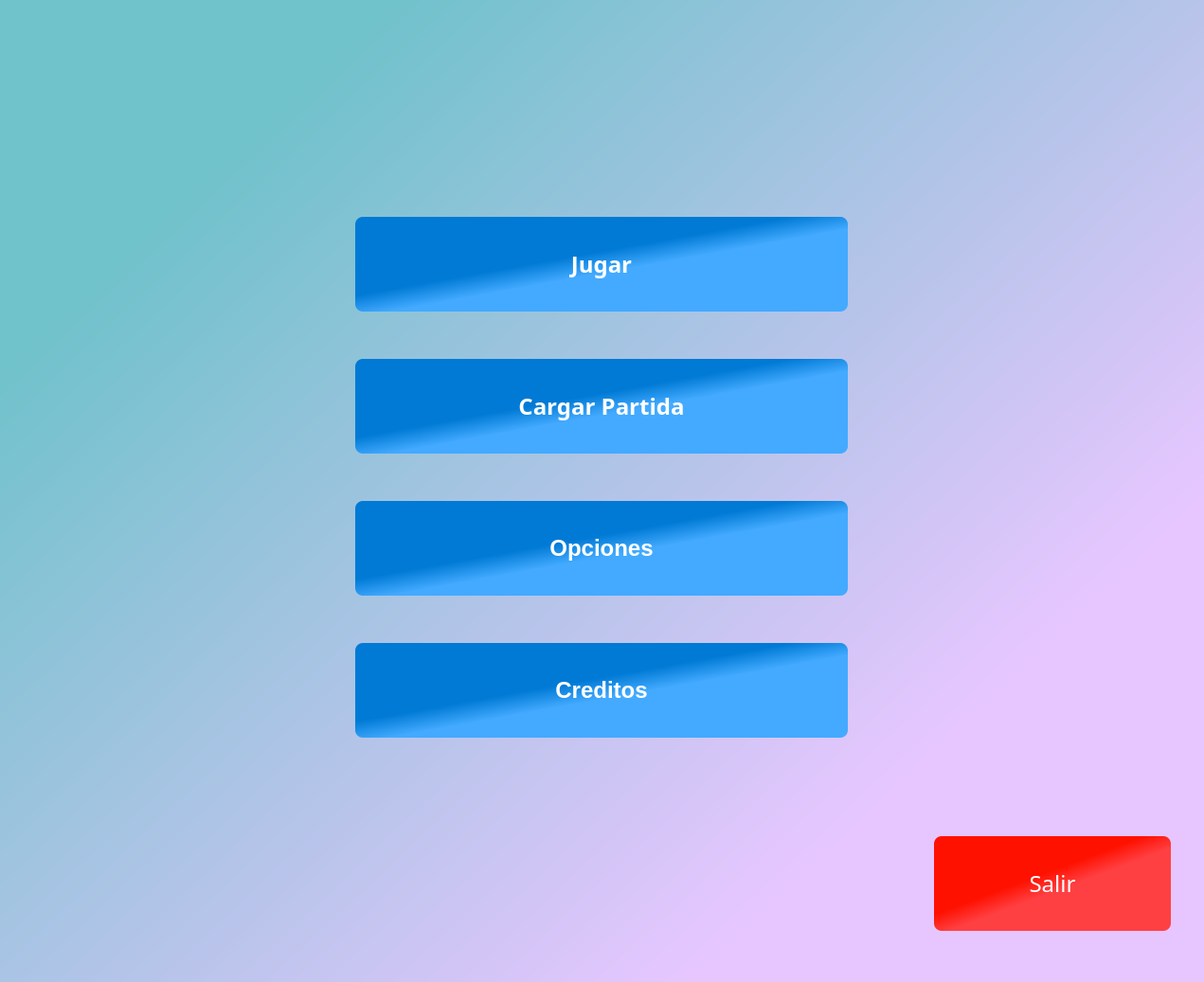
<?xml version="1.0" encoding="UTF-8"?>
<ui version="4.0">
 <class>PantallaMenu</class>
 <widget class="QWidget" name="PantallaMenu">
  <property name="geometry">
   <rect>
    <x>0</x>
    <y>0</y>
    <width>1271</width>
    <height>1037</height>
   </rect>
  </property>
  <property name="minimumSize">
   <size>
    <width>800</width>
    <height>600</height>
   </size>
  </property>
  <property name="maximumSize">
   <size>
    <width>1920</width>
    <height>1080</height>
   </size>
  </property>
  <property name="windowTitle">
   <string>Form</string>
  </property>
  <property name="styleSheet">
   <string notr="true"/>
  </property>
  <layout class="QVBoxLayout" name="verticalLayout_2">
   <property name="spacing">
    <number>0</number>
   </property>
   <property name="leftMargin">
    <number>0</number>
   </property>
   <property name="topMargin">
    <number>0</number>
   </property>
   <property name="rightMargin">
    <number>0</number>
   </property>
   <property name="bottomMargin">
    <number>0</number>
   </property>
   <item>
    <widget class="QWidget" name="fondo" native="true">
     <property name="maximumSize">
      <size>
       <width>1920</width>
       <height>1080</height>
      </size>
     </property>
     <property name="styleSheet">
      <string notr="true">#fondo {
background-color: qlineargradient(spread:pad, x1:0.134, y1:0.221955, x2:0.77095, y2:0.773, stop:0 rgba(112, 194, 203, 255), stop:1 rgba(231, 198, 255, 255))
/*background-image: url(:/Recursos/Imagenes/fondo-gif.gif) */
}

</string>
     </property>
     <layout class="QVBoxLayout" name="verticalLayout">
      <property name="spacing">
       <number>0</number>
      </property>
      <property name="leftMargin">
       <number>0</number>
      </property>
      <property name="topMargin">
       <number>0</number>
      </property>
      <property name="rightMargin">
       <number>0</number>
      </property>
      <property name="bottomMargin">
       <number>0</number>
      </property>
      <item alignment="Qt::AlignmentFlag::AlignHCenter">
       <widget class="QStackedWidget" name="stackMenus">
        <property name="sizePolicy">
         <sizepolicy hsizetype="Maximum" vsizetype="Preferred">
          <horstretch>0</horstretch>
          <verstretch>0</verstretch>
         </sizepolicy>
        </property>
        <property name="minimumSize">
         <size>
          <width>600</width>
          <height>300</height>
         </size>
        </property>
        <property name="maximumSize">
         <size>
          <width>1920</width>
          <height>800</height>
         </size>
        </property>
        <property name="currentIndex">
         <number>0</number>
        </property>
        <widget class="QWidget" name="principal">
         <property name="maximumSize">
          <size>
           <width>1800</width>
           <height>1080</height>
          </size>
         </property>
         <property name="styleSheet">
          <string notr="true">QPushButton {
    border: none;           
	background-color: qlineargradient(spread:pad, x1:0.542, y1:0.556818, x2:0.425, y2:0.431818, stop:0 rgba(67, 170, 255, 255), stop:1 rgba(0, 122, 213, 255));	
	font-size: 24px;
color: white;
border-radius: 8px;
}

QPushButton:hover {
	border: 5px solid rgb(55, 125, 255);
}

QPushButton:pressed {
border: 7px solid rgb(55, 125, 255);
}
</string>
         </property>
         <layout class="QVBoxLayout" name="verticalLayout_5">
          <property name="spacing">
           <number>40</number>
          </property>
          <property name="sizeConstraint">
           <enum>QLayout::SizeConstraint::SetDefaultConstraint</enum>
          </property>
          <property name="leftMargin">
           <number>40</number>
          </property>
          <property name="topMargin">
           <number>40</number>
          </property>
          <property name="rightMargin">
           <number>40</number>
          </property>
          <property name="bottomMargin">
           <number>40</number>
          </property>
          <item>
           <widget class="QLabel" name="imgLogo">
            <property name="sizePolicy">
             <sizepolicy hsizetype="Expanding" vsizetype="Expanding">
              <horstretch>0</horstretch>
              <verstretch>0</verstretch>
             </sizepolicy>
            </property>
            <property name="maximumSize">
             <size>
              <width>1800</width>
              <height>100</height>
             </size>
            </property>
            <property name="text">
             <string/>
            </property>
            <property name="pixmap">
             <pixmap resource="../Recursos.qrc">:/Imagenes/Recursos/Imagenes/Logo-oca.png</pixmap>
            </property>
            <property name="scaledContents">
             <bool>false</bool>
            </property>
            <property name="alignment">
             <set>Qt::AlignmentFlag::AlignCenter</set>
            </property>
           </widget>
          </item>
          <item>
           <widget class="QPushButton" name="btnJugar">
            <property name="sizePolicy">
             <sizepolicy hsizetype="Preferred" vsizetype="Preferred">
              <horstretch>50</horstretch>
              <verstretch>0</verstretch>
             </sizepolicy>
            </property>
            <property name="minimumSize">
             <size>
              <width>400</width>
              <height>75</height>
             </size>
            </property>
            <property name="maximumSize">
             <size>
              <width>1800</width>
              <height>100</height>
             </size>
            </property>
            <property name="font">
             <font>
              <family>Ubuntu Nerd Font</family>
              <pointsize>-1</pointsize>
              <bold>true</bold>
             </font>
            </property>
            <property name="cursor">
             <cursorShape>PointingHandCursor</cursorShape>
            </property>
            <property name="styleSheet">
             <string notr="true"/>
            </property>
            <property name="text">
             <string>Jugar</string>
            </property>
           </widget>
          </item>
          <item>
           <widget class="QPushButton" name="btnCargarPartida">
            <property name="minimumSize">
             <size>
              <width>400</width>
              <height>75</height>
             </size>
            </property>
            <property name="maximumSize">
             <size>
              <width>1800</width>
              <height>100</height>
             </size>
            </property>
            <property name="font">
             <font>
              <family>Ubuntu Nerd Font</family>
              <pointsize>-1</pointsize>
              <bold>true</bold>
             </font>
            </property>
            <property name="cursor">
             <cursorShape>PointingHandCursor</cursorShape>
            </property>
            <property name="styleSheet">
             <string notr="true">QPushButton:disabled {
        background-color: #A5A5A5; 
        color: #EEEEEE;
    }</string>
            </property>
            <property name="text">
             <string>Cargar Partida</string>
            </property>
           </widget>
          </item>
          <item>
           <widget class="QPushButton" name="btnOpciones">
            <property name="sizePolicy">
             <sizepolicy hsizetype="Preferred" vsizetype="Preferred">
              <horstretch>50</horstretch>
              <verstretch>0</verstretch>
             </sizepolicy>
            </property>
            <property name="minimumSize">
             <size>
              <width>400</width>
              <height>75</height>
             </size>
            </property>
            <property name="maximumSize">
             <size>
              <width>1800</width>
              <height>100</height>
             </size>
            </property>
            <property name="font">
             <font>
              <pointsize>-1</pointsize>
              <bold>true</bold>
              <underline>false</underline>
             </font>
            </property>
            <property name="cursor">
             <cursorShape>PointingHandCursor</cursorShape>
            </property>
            <property name="text">
             <string>Opciones</string>
            </property>
           </widget>
          </item>
          <item>
           <widget class="QPushButton" name="btnCreditos">
            <property name="sizePolicy">
             <sizepolicy hsizetype="Preferred" vsizetype="Preferred">
              <horstretch>50</horstretch>
              <verstretch>0</verstretch>
             </sizepolicy>
            </property>
            <property name="minimumSize">
             <size>
              <width>400</width>
              <height>75</height>
             </size>
            </property>
            <property name="maximumSize">
             <size>
              <width>1800</width>
              <height>100</height>
             </size>
            </property>
            <property name="font">
             <font>
              <pointsize>-1</pointsize>
              <bold>true</bold>
             </font>
            </property>
            <property name="cursor">
             <cursorShape>PointingHandCursor</cursorShape>
            </property>
            <property name="text">
             <string>Creditos</string>
            </property>
           </widget>
          </item>
         </layout>
        </widget>
        <widget class="QWidget" name="opcionesSonido">
         <layout class="QVBoxLayout" name="verticalLayout_6">
          <item>
           <spacer name="horizontalSpacer_4">
            <property name="orientation">
             <enum>Qt::Orientation::Horizontal</enum>
            </property>
            <property name="sizeHint" stdset="0">
             <size>
              <width>40</width>
              <height>20</height>
             </size>
            </property>
           </spacer>
          </item>
          <item>
           <spacer name="horizontalSpacer_5">
            <property name="orientation">
             <enum>Qt::Orientation::Horizontal</enum>
            </property>
            <property name="sizeHint" stdset="0">
             <size>
              <width>40</width>
              <height>20</height>
             </size>
            </property>
           </spacer>
          </item>
          <item alignment="Qt::AlignmentFlag::AlignHCenter">
           <widget class="QLabel" name="label_2">
            <property name="maximumSize">
             <size>
              <width>300</width>
              <height>400</height>
             </size>
            </property>
            <property name="font">
             <font>
              <family>Ubuntu Nerd Font</family>
              <pointsize>24</pointsize>
              <bold>true</bold>
             </font>
            </property>
            <property name="text">
             <string>Musica</string>
            </property>
           </widget>
          </item>
          <item alignment="Qt::AlignmentFlag::AlignHCenter">
           <widget class="QSlider" name="musicaSlider">
            <property name="minimumSize">
             <size>
              <width>400</width>
              <height>30</height>
             </size>
            </property>
            <property name="maximumSize">
             <size>
              <width>500</width>
              <height>30</height>
             </size>
            </property>
            <property name="cursor">
             <cursorShape>ClosedHandCursor</cursorShape>
            </property>
            <property name="maximum">
             <number>100</number>
            </property>
            <property name="sliderPosition">
             <number>100</number>
            </property>
            <property name="orientation">
             <enum>Qt::Orientation::Horizontal</enum>
            </property>
           </widget>
          </item>
          <item alignment="Qt::AlignmentFlag::AlignHCenter">
           <widget class="QLabel" name="labelMusicaPorc">
            <property name="font">
             <font>
              <family>Ubuntu Nerd Font</family>
              <pointsize>14</pointsize>
             </font>
            </property>
            <property name="text">
             <string>100%</string>
            </property>
           </widget>
          </item>
          <item>
           <spacer name="horizontalSpacer">
            <property name="orientation">
             <enum>Qt::Orientation::Horizontal</enum>
            </property>
            <property name="sizeHint" stdset="0">
             <size>
              <width>40</width>
              <height>20</height>
             </size>
            </property>
           </spacer>
          </item>
          <item>
           <spacer name="horizontalSpacer_2">
            <property name="orientation">
             <enum>Qt::Orientation::Horizontal</enum>
            </property>
            <property name="sizeHint" stdset="0">
             <size>
              <width>40</width>
              <height>20</height>
             </size>
            </property>
           </spacer>
          </item>
          <item>
           <spacer name="horizontalSpacer_3">
            <property name="orientation">
             <enum>Qt::Orientation::Horizontal</enum>
            </property>
            <property name="sizeHint" stdset="0">
             <size>
              <width>40</width>
              <height>20</height>
             </size>
            </property>
           </spacer>
          </item>
          <item alignment="Qt::AlignmentFlag::AlignHCenter">
           <widget class="QLabel" name="label">
            <property name="maximumSize">
             <size>
              <width>300</width>
              <height>40</height>
             </size>
            </property>
            <property name="font">
             <font>
              <family>Ubuntu Nerd Font</family>
              <pointsize>23</pointsize>
              <bold>true</bold>
              <underline>false</underline>
             </font>
            </property>
            <property name="text">
             <string>Efectos de sonidos</string>
            </property>
           </widget>
          </item>
          <item alignment="Qt::AlignmentFlag::AlignHCenter">
           <widget class="QSlider" name="sonidoSlider">
            <property name="minimumSize">
             <size>
              <width>400</width>
              <height>30</height>
             </size>
            </property>
            <property name="maximumSize">
             <size>
              <width>500</width>
              <height>30</height>
             </size>
            </property>
            <property name="cursor">
             <cursorShape>ClosedHandCursor</cursorShape>
            </property>
            <property name="layoutDirection">
             <enum>Qt::LayoutDirection::LeftToRight</enum>
            </property>
            <property name="maximum">
             <number>100</number>
            </property>
            <property name="sliderPosition">
             <number>100</number>
            </property>
            <property name="orientation">
             <enum>Qt::Orientation::Horizontal</enum>
            </property>
           </widget>
          </item>
          <item alignment="Qt::AlignmentFlag::AlignHCenter">
           <widget class="QLabel" name="labelSonidoPorc">
            <property name="font">
             <font>
              <family>Ubuntu Nerd Font</family>
              <pointsize>14</pointsize>
             </font>
            </property>
            <property name="text">
             <string>100%</string>
            </property>
           </widget>
          </item>
          <item>
           <widget class="QStackedWidget" name="stackBtnModo">
            <property name="styleSheet">
             <string notr="true">QPushButton {
    border: none;           
	background-color: qlineargradient(spread:pad, x1:0.542, y1:0.556818, x2:0.425, y2:0.431818, stop:0 rgba(67, 170, 255, 255), stop:1 rgba(0, 122, 213, 255));	
	font-size: 24px;
color: white;
border-radius: 8px;
}

QPushButton:hover {
	border: 5px solid rgb(55, 125, 255);
}

QPushButton:pressed {
border: 7px solid rgb(55, 125, 255);
}
</string>
            </property>
            <property name="currentIndex">
             <number>0</number>
            </property>
            <widget class="QWidget" name="modoVentana">
             <layout class="QVBoxLayout" name="verticalLayout_7">
              <item alignment="Qt::AlignmentFlag::AlignHCenter|Qt::AlignmentFlag::AlignVCenter">
               <widget class="QPushButton" name="btnModoVentana">
                <property name="minimumSize">
                 <size>
                  <width>350</width>
                  <height>50</height>
                 </size>
                </property>
                <property name="maximumSize">
                 <size>
                  <width>400</width>
                  <height>75</height>
                 </size>
                </property>
                <property name="font">
                 <font>
                  <family>Ubuntu Nerd Font</family>
                  <pointsize>-1</pointsize>
                  <bold>true</bold>
                 </font>
                </property>
                <property name="cursor">
                 <cursorShape>PointingHandCursor</cursorShape>
                </property>
                <property name="text">
                 <string>Activar modo ventana</string>
                </property>
               </widget>
              </item>
             </layout>
            </widget>
            <widget class="QWidget" name="modoPantallaCompleta">
             <layout class="QVBoxLayout" name="verticalLayout_8">
              <item alignment="Qt::AlignmentFlag::AlignHCenter">
               <widget class="QPushButton" name="btnPantallaCompleta">
                <property name="minimumSize">
                 <size>
                  <width>350</width>
                  <height>50</height>
                 </size>
                </property>
                <property name="maximumSize">
                 <size>
                  <width>400</width>
                  <height>50</height>
                 </size>
                </property>
                <property name="font">
                 <font>
                  <family>Ubuntu Nerd Font</family>
                  <pointsize>-1</pointsize>
                  <bold>true</bold>
                 </font>
                </property>
                <property name="text">
                 <string>Activar pantalla completa</string>
                </property>
               </widget>
              </item>
             </layout>
            </widget>
           </widget>
          </item>
          <item>
           <spacer name="verticalSpacer">
            <property name="orientation">
             <enum>Qt::Orientation::Vertical</enum>
            </property>
            <property name="sizeHint" stdset="0">
             <size>
              <width>20</width>
              <height>40</height>
             </size>
            </property>
           </spacer>
          </item>
         </layout>
        </widget>
        <widget class="QWidget" name="pageCreditos">
         <layout class="QVBoxLayout" name="verticalLayout_9">
          <item alignment="Qt::AlignmentFlag::AlignHCenter">
           <widget class="QLabel" name="label_3">
            <property name="sizePolicy">
             <sizepolicy hsizetype="Preferred" vsizetype="Preferred">
              <horstretch>0</horstretch>
              <verstretch>0</verstretch>
             </sizepolicy>
            </property>
            <property name="maximumSize">
             <size>
              <width>460</width>
              <height>16777215</height>
             </size>
            </property>
            <property name="font">
             <font>
              <pointsize>12</pointsize>
              <bold>true</bold>
             </font>
            </property>
            <property name="text">
             <string>


Trabajo Práctico de Programación Orientada a Objetos
Facultad de ciencia y tecnologia


Desarrollador: Facundo Rodriguez
Profesores: Leonardo Brambilla, Emanuel Goette</string>
            </property>
            <property name="alignment">
             <set>Qt::AlignmentFlag::AlignLeading|Qt::AlignmentFlag::AlignLeft|Qt::AlignmentFlag::AlignTop</set>
            </property>
           </widget>
          </item>
          <item alignment="Qt::AlignmentFlag::AlignHCenter">
           <widget class="QLabel" name="label_4">
            <property name="minimumSize">
             <size>
              <width>60</width>
              <height>60</height>
             </size>
            </property>
            <property name="maximumSize">
             <size>
              <width>350</width>
              <height>350</height>
             </size>
            </property>
            <property name="text">
             <string/>
            </property>
            <property name="pixmap">
             <pixmap resource="../Recursos.qrc">:/Imagenes/Recursos/Imagenes/logo-fcyt.png</pixmap>
            </property>
            <property name="alignment">
             <set>Qt::AlignmentFlag::AlignCenter</set>
            </property>
           </widget>
          </item>
          <item>
           <widget class="QLabel" name="label_5">
            <property name="maximumSize">
             <size>
              <width>16777215</width>
              <height>50</height>
             </size>
            </property>
            <property name="font">
             <font>
              <family>Ubuntu Nerd Font</family>
              <pointsize>16</pointsize>
             </font>
            </property>
            <property name="text">
             <string>¡Gracias por jugar!</string>
            </property>
            <property name="alignment">
             <set>Qt::AlignmentFlag::AlignCenter</set>
            </property>
           </widget>
          </item>
         </layout>
        </widget>
       </widget>
      </item>
      <item alignment="Qt::AlignmentFlag::AlignRight">
       <widget class="QStackedWidget" name="stackBtnOpciones">
        <property name="sizePolicy">
         <sizepolicy hsizetype="Expanding" vsizetype="Preferred">
          <horstretch>0</horstretch>
          <verstretch>0</verstretch>
         </sizepolicy>
        </property>
        <property name="minimumSize">
         <size>
          <width>320</width>
          <height>60</height>
         </size>
        </property>
        <property name="maximumSize">
         <size>
          <width>800</width>
          <height>150</height>
         </size>
        </property>
        <property name="font">
         <font>
          <pointsize>20</pointsize>
         </font>
        </property>
        <property name="currentIndex">
         <number>0</number>
        </property>
        <widget class="QWidget" name="pageBtnSalir">
         <layout class="QVBoxLayout" name="verticalLayout_3">
          <item alignment="Qt::AlignmentFlag::AlignHCenter">
           <widget class="QPushButton" name="btnSalir">
            <property name="sizePolicy">
             <sizepolicy hsizetype="Preferred" vsizetype="Preferred">
              <horstretch>50</horstretch>
              <verstretch>0</verstretch>
             </sizepolicy>
            </property>
            <property name="minimumSize">
             <size>
              <width>250</width>
              <height>50</height>
             </size>
            </property>
            <property name="maximumSize">
             <size>
              <width>400</width>
              <height>100</height>
             </size>
            </property>
            <property name="font">
             <font>
              <family>Ubuntu Nerd Font</family>
              <pointsize>-1</pointsize>
              <italic>false</italic>
              <bold>false</bold>
              <underline>false</underline>
              <strikeout>false</strikeout>
             </font>
            </property>
            <property name="styleSheet">
             <string notr="true">QPushButton {
   border: none;           
	background-color: qlineargradient(spread:pad, x1:0.542, y1:0.556818, x2:0.425, y2:0.431818, stop:0 rgb(255, 64, 67), stop:1 rgb(255, 17, 0));	
font-size: 24px;
color: white;
border-radius: 8px;
}

QPushButton:hover {
    border: 5px solid black
}

QPushButton:pressed {
    border: 7px solid black;
}</string>
            </property>
            <property name="text">
             <string>Salir</string>
            </property>
           </widget>
          </item>
         </layout>
        </widget>
        <widget class="QWidget" name="widget_2"/>
        <widget class="QWidget" name="pageBtnVolver">
         <layout class="QVBoxLayout" name="verticalLayout_4">
          <item alignment="Qt::AlignmentFlag::AlignHCenter">
           <widget class="QPushButton" name="btnVolver">
            <property name="sizePolicy">
             <sizepolicy hsizetype="Preferred" vsizetype="Preferred">
              <horstretch>0</horstretch>
              <verstretch>0</verstretch>
             </sizepolicy>
            </property>
            <property name="minimumSize">
             <size>
              <width>250</width>
              <height>50</height>
             </size>
            </property>
            <property name="maximumSize">
             <size>
              <width>400</width>
              <height>100</height>
             </size>
            </property>
            <property name="font">
             <font>
              <family>Ubuntu Nerd Font</family>
              <pointsize>-1</pointsize>
             </font>
            </property>
            <property name="cursor">
             <cursorShape>PointingHandCursor</cursorShape>
            </property>
            <property name="styleSheet">
             <string notr="true">QPushButton {
    border: none;           
	background-color: qlineargradient(spread:pad, x1:0.542, y1:0.556818, x2:0.425, y2:0.431818, stop:0 rgb(255, 152, 7), stop:1 rgb(255, 110, 7));	
	font-size: 24px;
color: white;
border-radius: 8px;
}

QPushButton:hover {
	border: 5px solid rgb(255, 152, 7);
}

QPushButton:pressed {
border: 7px solid rgb(255, 152, 7);
}</string>
            </property>
            <property name="text">
             <string>Volver</string>
            </property>
           </widget>
          </item>
         </layout>
        </widget>
       </widget>
      </item>
     </layout>
    </widget>
   </item>
  </layout>
 </widget>
 <resources>
  <include location="../Recursos.qrc"/>
 </resources>
 <connections/>
</ui>
